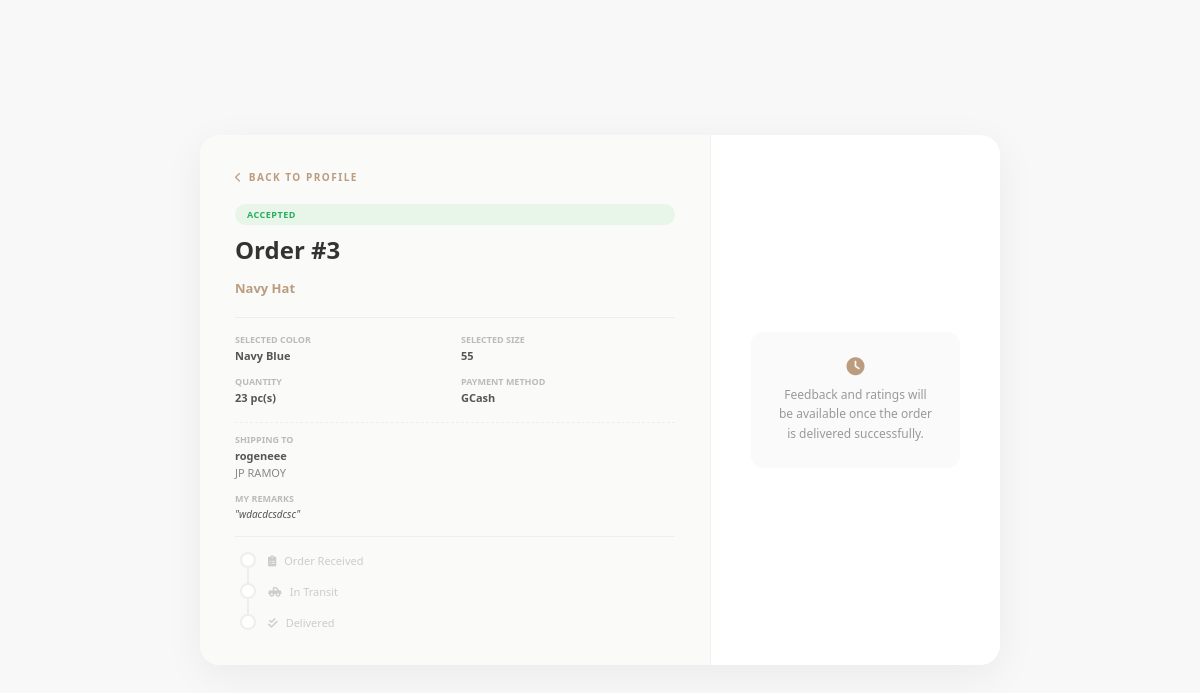
Page /order_status/3 (signed in) on the earlier database version.
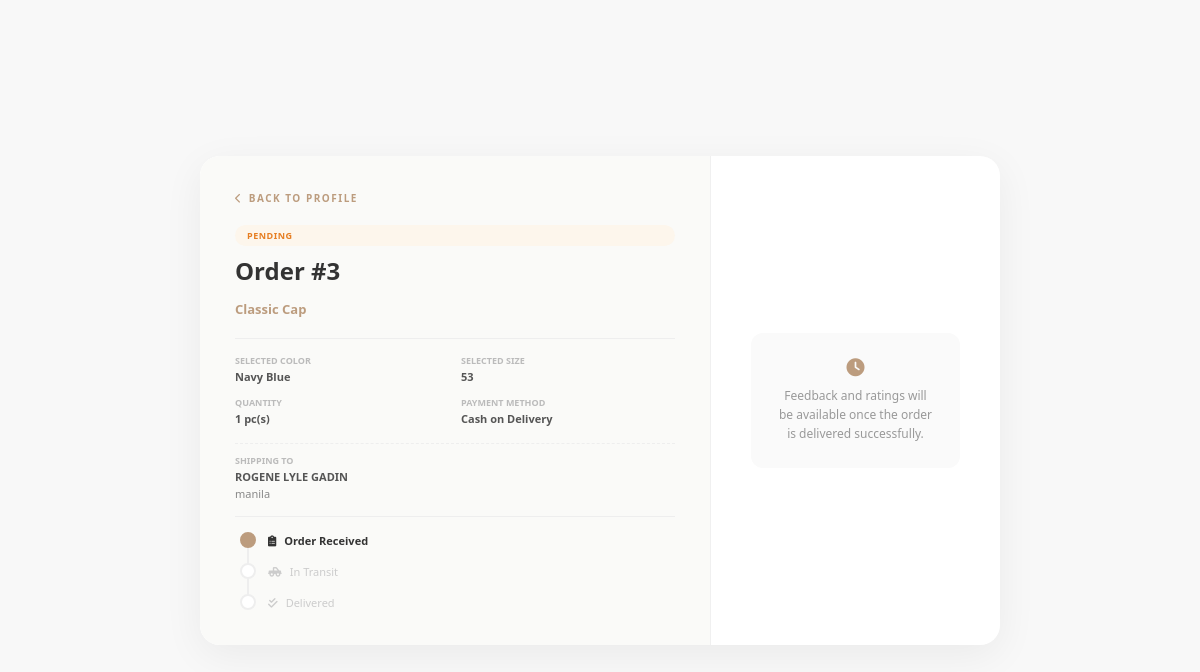
Same page on the later database version.
### app.py (models this page shows)
class CustomOrder(db.Model):
    id = db.Column(db.Integer, primary_key=True)
    user_id = db.Column(db.Integer, db.ForeignKey('user.id'), nullable=True)
    customer_name = db.Column(db.String(100), nullable=False)
    contact_number = db.Column(db.String(20), nullable=False)
    address = db.Column(db.String(200), nullable=False)
    quantity = db.Column(db.Integer, nullable=False)
    product_type = db.Column(db.String(50))
    product_id = db.Column(db.Integer, db.ForeignKey('product.id'), nullable=True)
    color_type = db.Column(db.String(50))
    size_type = db.Column(db.String(50))
    color_variants = db.Column(db.String(50))
    size_variants = db.Column(db.String(50))
    material_type = db.Column(db.String(100))
    interlining_thickness = db.Column(db.String(100))
    order_type = db.Column(db.String(50))
    design_filename = db.Column(db.String(100))
    remarks = db.Column(db.Text)
    status = db.Column(db.String(20), default="PENDING")
    payment_method = db.Column(db.String(50))
    date_ordered = db.Column(db.DateTime, default=datetime.utcnow)
    payment_proof = db.Column(db.String(100))
    price = db.Column(db.Float, default=0.0)

### app.py (the view)
@app.route('/order_status/<int:order_id>')
def order_status(order_id):
    if 'user' not in session:
        return redirect(url_for('login'))
    order = CustomOrder.query.get_or_404(order_id)
    order = CustomOrder.query.get_or_404(order_id)
    review = Review.query.filter_by(order_id=order_id).first()
    return render_template('order_status.html', order=order, review=review)

### app.py (called while the page is built)
@app.context_processor
def inject_stats():
    admin_stats = {
        'total': CustomOrder.query.count(),
        'pending': CustomOrder.query.filter_by(status='PENDING').count(),
        'completed': CustomOrder.query.filter(CustomOrder.status.in_(['DONE', 'COMPLETED'])).count()
    }
    return dict(admin_stats=admin_stats)

### templates/order_status.html (shortened to what this page needs)
<!DOCTYPE html>
<html lang="en">
<head>
    <link rel="stylesheet" href="https://cdnjs.cloudflare.com/ajax/libs/font-awesome/6.0.0/css/all.min.css">
</head>
<body>
    <div class="status-card">
        <div class="details-panel">
            <a href="{{ url_for('customer_profile') }}" class="back-link">
                <i class="fas fa-chevron-left"></i> BACK TO PROFILE
            </a>
            <div class="status-label {{ 'pending' if order.status == 'PENDING' else 'delivery' if order.status == 'ON DELIVERY' else 'delivered' }}">
                {{ order.status }}
            </div>
            <h1>Order #{{ order.id }}</h1>
            <p style="color: var(--primary); font-weight: bold; font-size: 13px; margin-bottom: 5px;">{{ order.product_type }}</p>
            <div class="order-meta">
                <div class="meta-item">
                    <label>Selected Color</label>
                    <span>{{ order.color_type }}</span>
                </div>
                <div class="meta-item">
                    <label>Selected Size</label>
                    <span>{{ order.size_type }}</span>
                </div>
                <div class="meta-item">
                    <label>Quantity</label>
                    <span>{{ order.quantity }} pc(s)</span>
                </div>
                <div class="meta-item">
                    <label>Payment Method</label>
                    <span>{{ order.payment_method }}</span>
                </div>
                <div class="meta-item" style="grid-column: span 2; border-top: 1px dashed #eee; padding-top: 10px; margin-top: 5px;">
                    <label>Shipping To</label>
                    <span>{{ order.customer_name }}</span>
                    <span style="font-weight: normal; color: #888;">{{ order.address }}</span>
                </div>
                {% if order.remarks %}
                <div class="meta-item" style="grid-column: span 2;">
                    <label>My Remarks</label>
                    <span style="font-style: italic; font-weight: 400; font-size: 10px;">"{{ order.remarks }}"</span>
                </div>
                {% endif %}
            </div>
            <div class="premium-tracker">
                <div class="tracker-line {{ 'active' if order.status == 'DONE' or order.status == 'COMPLETED' }}"></div>
                <div class="step {{ 'active' if order.status in ['PENDING', 'ON DELIVERY', 'DONE', 'COMPLETED'] }}">
                    <div class="step-content">
                        <i class="fas fa-clipboard-list"></i>
                        <span>Order Received</span>
                    </div>
                </div>
                <div class="step {{ 'active' if order.status in ['ON DELIVERY', 'DONE', 'COMPLETED'] }}" style="animation-delay: 0.6s;">
                    <div class="step-content">
                        <i class="fas fa-truck-pickup"></i>
                        <span>In Transit</span>
                    </div>
                </div>
                <div class="step {{ 'active' if order.status in ['DONE', 'COMPLETED'] }}" style="animation-delay: 1.0s;">
                    <div class="step-content">
                        <i class="fas fa-check-double"></i>
                        <span>Delivered</span>
                    </div>
                </div>
            </div>
        </div>
        <div class="action-panel">
            {% if order.status in ['DONE', 'COMPLETED'] %}
                <div class="feedback-section">
                    {% if review %}
                        <h3>Your Feedback</h3>
                        <div class="feedback-card">
                            <div class="star-rating">
                                {% for i in range(review.rating) %}<i class="fas fa-star"></i>{% endfor %}
                            </div>
                            <p style="margin: 0; color: #555; line-height: 1.5;">"{{ review.comment }}"</p>
                            {% if review.review_image %}
                                <img src="{{ url_for('static', filename='uploads/' + review.review_image) }}" class="review-img" alt="Review Image">
                            {% endif %}
                            {% if review.admin_reply %}
                            <div class="admin-response">
                                <strong style="display: block; color: var(--primary); font-size: 9px; margin-bottom: 4px;">SHOP RESPONSE</strong>
                                {{ review.admin_reply }}
                            </div>
                            {% endif %}
                        </div>
                    {% else %}
                        <h3>Rate This Product</h3>
                        <form action="{{ url_for('submit_review') }}" method="POST" enctype="multipart/form-data">
                            <input type="hidden" name="order_id" value="{{ order.id }}">
                            <select name="rating">
                                <option value="5">⭐⭐⭐⭐⭐ Excellent</option>
                                <option value="4">⭐⭐⭐⭐ Good</option>
                                <option value="3">⭐⭐⭐ Average</option>
                                <option value="2">⭐⭐ Poor</option>
                                <option value="1">⭐ Bad</option>
                            </select>
                            <textarea name="comment" placeholder="How was the quality and fit of your cap?" required></textarea>
                            <label style="font-size: 9px; font-weight: bold; color: #bbb; display: block; margin-bottom: 5px;">ADD PHOTO (OPTIONAL)</label>
                            <input type="file" name="review_image" accept="image/*" style="font-size: 10px; margin-bottom: 5px; color: #888;">
                            <button type="submit" class="btn-submit">SUBMIT REVIEW</button>
                        </form>
                    {% endif %}
                </div>
            {% else %}
                <div class="info-msg-box">
                    <i class="fas fa-clock"></i>
                    Feedback and ratings will be available once the order is delivered successfully.
                </div>
            {% endif %}
        </div>
    </div>
</body>
</html>

### templates/order_status.html (style rules this page uses)
:root { --primary: #bc9c7e; --primary-light: #fcf9f6; --primary-dark: #a67c52; --primary-glow: rgba(188, 156, 126, 0.3); --text-dark: #333; --text-muted: #bbb; --bg: #f8f8f8; --white: #fff; --ease-out: cubic-bezier(0.165, 0.84, 0.44, 1); }
body { font-family: 'Segoe UI', Roboto, sans-serif; background: var(--bg); display: flex; justify-content: center; align-items: center; min-height: 100vh; margin: 0; overflow: hidden; }
.status-card { background: var(--white); border-radius: 20px; width: 800px; box-shadow: 0 10px 40px rgba(0,0,0,0.06); animation: containerEntry 0.8s var(--ease-out) forwards; opacity: 0; display: flex; overflow: hidden; }
.details-panel { background: #fafaf8; padding: 35px; width: 55%; display: flex; flex-direction: column; border-right: 1px solid #f0f0f0; flex-shrink: 0; animation: stepFade 0.6s ease forwards; animation-delay: 0.3s; opacity: 0; }
.back-link { color: var(--primary); text-decoration: none; font-size: 10px; font-weight: bold; letter-spacing: 1.5px; display: inline-flex; align-items: center; gap: 6px; text-transform: uppercase; margin-bottom: 20px; transition: 0.2s; }
.status-label { display: inline-block; padding: 4px 12px; border-radius: 20px; font-size: 9px; font-weight: bold; text-transform: uppercase; letter-spacing: 0.5px; margin-bottom: 8px; }
.status-label.pending { background: #fdf6ec; color: #e67e22; }
.details-panel h1 { margin: 0; font-size: 24px; color: var(--text-dark); font-weight: 800; }
.order-meta { margin: 15px 0; display: grid; grid-template-columns: 1fr 1fr; gap: 12px; border-top: 1px solid #eee; border-bottom: 1px solid #eee; padding: 15px 0; }
.meta-item { display: flex; flex-direction: column; gap: 2px; }
.meta-item label { font-size: 9px; color: var(--text-muted); font-weight: bold; text-transform: uppercase; }
.meta-item span { font-size: 11px; color: #555; font-weight: 600; }
.premium-tracker { margin-top: auto; position: relative; padding-left: 5px; }
.tracker-line { position: absolute; left: 12px; top: 10px; height: calc(100% - 20px); width: 2px; background: #eee; }
.step { display: flex; align-items: center; gap: 12px; padding-bottom: 15px; position: relative; z-index: 1; opacity: 0; animation: stepFade 0.4s ease forwards; }
.step:last-child { padding-bottom: 0; }
.step::before { content: ''; width: 12px; height: 12px; background: var(--white); border: 2px solid #eee; border-radius: 50%; }
.step.active::before { background: var(--primary); border-color: var(--primary); }
.step-content { display: flex; align-items: center; gap: 8px; }
.step-content i { font-size: 11px; color: #ccc; }
.step-content span { font-size: 11px; color: #ccc; }
.step.active .step-content i, .step.active .step-content span { color: var(--text-dark); font-weight: 600; }
.action-panel { flex: 1; padding: 40px; display: flex; flex-direction: column; justify-content: center; align-items: center; animation: stepFade 0.8s ease forwards; animation-delay: 1.2s; opacity: 0; }
.info-msg-box { background: #fafafa; padding: 25px; border-radius: 12px; font-size: 12px; color: #999; text-align: center; line-height: 1.6; }
.info-msg-box i { font-size: 18px; color: var(--primary); margin-bottom: 10px; display: block; }

Differences in the rows shown:
changed CustomOrder "Navy Blue": status "ACCEPTED" → "PENDING"; product_type "Navy Hat" → "Classic Cap"; size_type "55" → "53"; quantity "23" → "1"; payment_method "GCash" → "Cash on Delivery"; customer_name "rogeneee" → "ROGENE LYLE GADIN"; address "JP RAMOY" → "manila"; remarks "wdacdcsdcsc" → (not shown)
Other differences:
text no longer shown: "MY REMARKS \" \""
